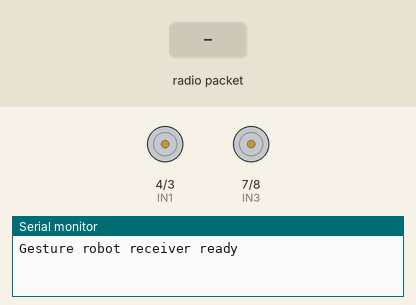
The sketch below on a simulated Arduino Uno, built with avr-gcc and run on an emulated ATmega328P. Shown: motor-driver pin pairs drawn as motors (green arrow = first pin HIGH = forward, orange = second pin HIGH = backward, longer = more drive, scaled by the enable pin), the last lines printed to the serial monitor. The inputs (shaded band) are chosen by the test bench. No radio packets arrive unless stated.

Above: at 1.2 s.
1.3 s: radio packet "F" arrives
At 1.6 s:
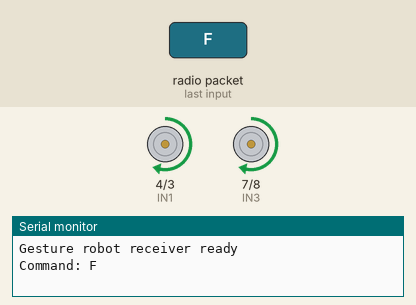
3.3 s: radio packet "B" arrives
At 3.7 s:
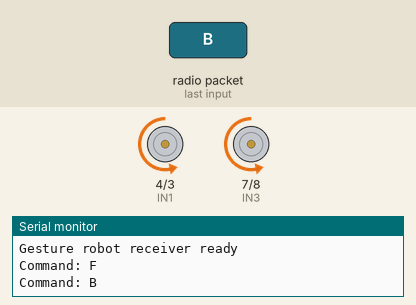
5.3 s: radio packet "L" arrives
At 5.7 s:
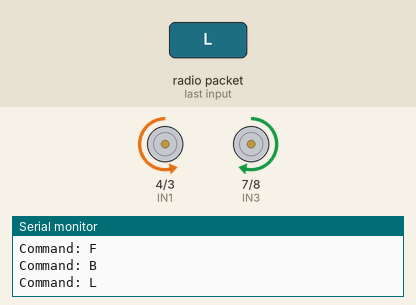
7.3 s: radio packet "R" arrives
At 7.7 s:
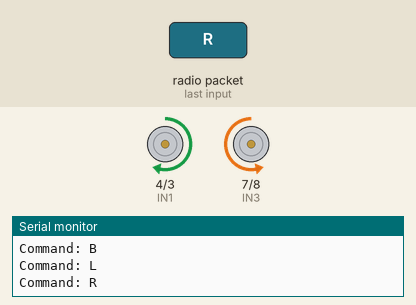
Timing chart, 0 to 10.3 s (numbered marks = the images above; inputs shaded):
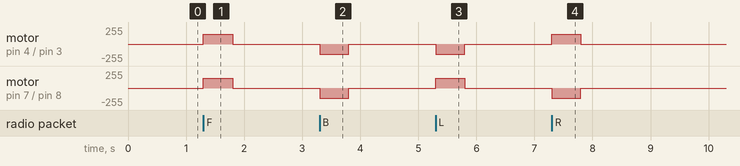

The sketch:

gesture_control_receiver.ino
```cpp
#include <RH_ASK.h>
#include <SPI.h>
RH_ASK driver;
const int ENA = 5;
const int IN1 = 4;
const int IN2 = 3;
const int ENB = 6;
const int IN3 = 7;
const int IN4 = 8;
const int SPEED = 150;
char command = 'S';
unsigned long lastPacket = 0;
void stopMotors() {
  analogWrite(ENA, 0);
  analogWrite(ENB, 0);
  digitalWrite(IN1, LOW);
  digitalWrite(IN2, LOW);
  digitalWrite(IN3, LOW);
  digitalWrite(IN4, LOW);
}
void forward() {
  digitalWrite(IN1, HIGH);
  digitalWrite(IN2, LOW);
  digitalWrite(IN3, HIGH);
  digitalWrite(IN4, LOW);
  analogWrite(ENA, SPEED);
  analogWrite(ENB, SPEED);
}
void backward() {
  digitalWrite(IN1, LOW);
  digitalWrite(IN2, HIGH);
  digitalWrite(IN3, LOW);
  digitalWrite(IN4, HIGH);
  analogWrite(ENA, SPEED);
  analogWrite(ENB, SPEED);
}
void left() {
  digitalWrite(IN1, LOW);
  digitalWrite(IN2, HIGH);
  digitalWrite(IN3, HIGH);
  digitalWrite(IN4, LOW);
  analogWrite(ENA, SPEED);
  analogWrite(ENB, SPEED);
}
void right() {
  digitalWrite(IN1, HIGH);
  digitalWrite(IN2, LOW);
  digitalWrite(IN3, LOW);
  digitalWrite(IN4, HIGH);
  analogWrite(ENA, SPEED);
  analogWrite(ENB, SPEED);
}
void setup() {
  Serial.begin(9600);
  pinMode(ENA, OUTPUT);
  pinMode(IN1, OUTPUT);
  pinMode(IN2, OUTPUT);
  pinMode(ENB, OUTPUT);
  pinMode(IN3, OUTPUT);
  pinMode(IN4, OUTPUT);
  stopMotors();
  if (!driver.init()) {
    Serial.println("433 MHz receiver failed");
    while (1);
  }
  Serial.println("Gesture robot receiver ready");
}
void loop() {
  uint8_t buffer[RH_ASK_MAX_MESSAGE_LEN];
  uint8_t length = sizeof(buffer);
  if (driver.recv(buffer, &length) && length == 1) {
    char received = (char)buffer[0];
    if (received == 'F' || received == 'B' ||
        received == 'L' || received == 'R' ||
        received == 'S') {
      command = received;
      lastPacket = millis();
      Serial.print("Command: ");
      Serial.println(command);
    }
  }
  // Stop if the radio signal disappears.
  if (millis() - lastPacket > 500) {
    stopMotors();
    command = 'S';
    return;
  }
  switch (command) {
    case 'F': forward();  break;
    case 'B': backward(); break;
    case 'L': left();     break;
    case 'R': right();    break;
    default:  stopMotors(); break;
  }
}
```

Measured:
- after the input at 1.3 s, motor on pin 4 (IN1) / pin 3 (IN2), motor on pin 7 (IN3) / pin 8 (IN4): stopped → forward 150/255 at once, → stopped 0.50 s later
- after the input at 3.3 s, motor on pin 4 (IN1) / pin 3 (IN2), motor on pin 7 (IN3) / pin 8 (IN4): stopped → backward 150/255 at once, → stopped 0.50 s later
- after the input at 5.3 s, motor on pin 4 (IN1) / pin 3 (IN2): stopped → backward 150/255 at once, → stopped 0.50 s later; motor on pin 7 (IN3) / pin 8 (IN4): stopped → forward 150/255 at once, → stopped 0.50 s later
- after the input at 7.3 s, motor on pin 4 (IN1) / pin 3 (IN2): stopped → forward 150/255 at once, → stopped 0.50 s later; motor on pin 7 (IN3) / pin 8 (IN4): stopped → backward 150/255 at once, → stopped 0.50 s later
